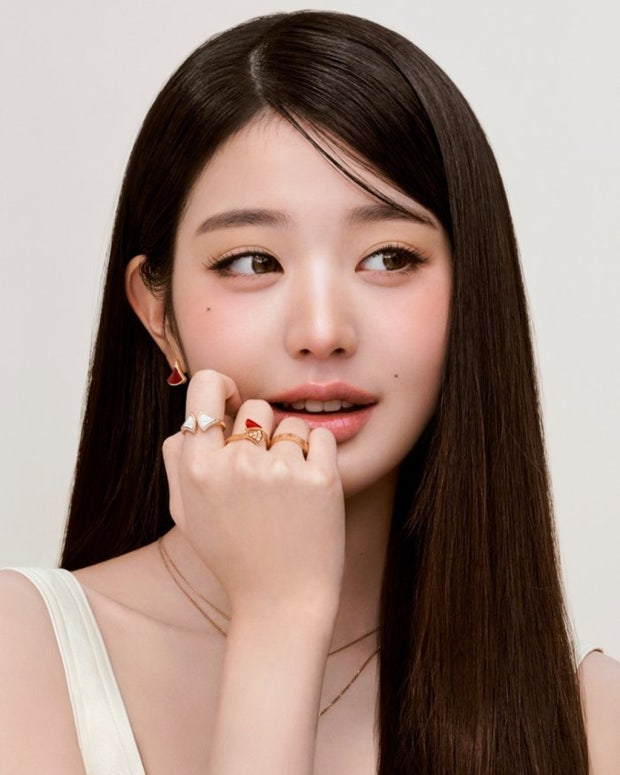
#> input picture jang.jpeg, 620 x 775 px
$ python Grayscale.py
#> lines starting #> are read from the running program, lines starting #| are printed output that depends on the picture
import cv2

# 이미지 파일 불러오기
img = cv2.imread("jang.jpeg")  # TOI 폴더 안 이미지 혹은 방금 저장된 우리 사
#> img is the input picture: shape (775, 620, 3); mean B, G, R 123.5, 133.2, 155.7

# 컬러 이미지를 그레이스케일로 변환
gray = cv2.cvtColor(img, cv2.COLOR_BGR2GRAY)
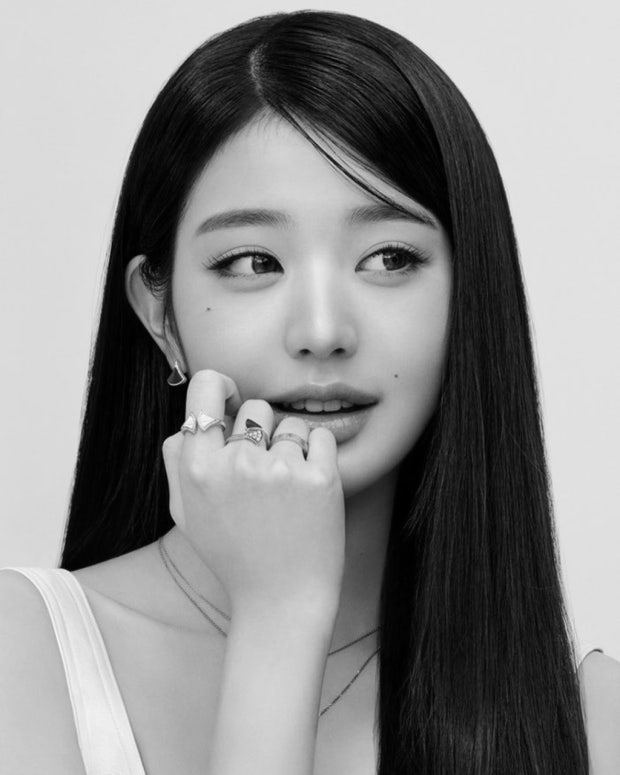
#> gray: shape (775, 620); min 0, max 248, mean 138.8

# 결과 출력
cv2.imshow("Original", img)
cv2.imshow("Gray", gray)

# 저장 (옵션)
cv2.imwrite("gray_result.jpg", gray)

cv2.waitKey(0)
cv2.destroyAllWindows()
